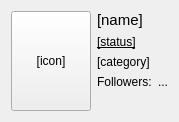
<?xml version="1.0" encoding="UTF-8"?>
<ui version="4.0">
 <class>ChannelObjectWidget</class>
 <widget class="QWidget" name="ChannelObjectWidget">
  <property name="geometry">
   <rect>
    <x>0</x>
    <y>0</y>
    <width>430</width>
    <height>148</height>
   </rect>
  </property>
  <layout class="QHBoxLayout" name="horizontalLayout_2">
   <property name="sizeConstraint">
    <enum>QLayout::SetFixedSize</enum>
   </property>
   <item>
    <widget class="QPushButton" name="btnChannel">
     <property name="sizePolicy">
      <sizepolicy hsizetype="Preferred" vsizetype="Preferred">
       <horstretch>0</horstretch>
       <verstretch>0</verstretch>
      </sizepolicy>
     </property>
     <property name="minimumSize">
      <size>
       <width>0</width>
       <height>100</height>
      </size>
     </property>
     <property name="text">
      <string notr="true">[icon]</string>
     </property>
    </widget>
   </item>
   <item>
    <layout class="QFormLayout" name="formLayout">
     <item row="0" column="0" colspan="2">
      <widget class="QLabel" name="lblName">
       <property name="font">
        <font>
         <pointsize>11</pointsize>
        </font>
       </property>
       <property name="text">
        <string notr="true">[name]</string>
       </property>
      </widget>
     </item>
     <item row="3" column="0">
      <widget class="QLabel" name="lblFollowersLabel">
       <property name="text">
        <string>Followers:</string>
       </property>
      </widget>
     </item>
     <item row="3" column="1">
      <widget class="QLabel" name="lblFollowers">
       <property name="text">
        <string notr="true">...</string>
       </property>
      </widget>
     </item>
     <item row="2" column="0" colspan="2">
      <widget class="QLabel" name="lblCategory">
       <property name="text">
        <string notr="true">[category]</string>
       </property>
      </widget>
     </item>
     <item row="1" column="0" colspan="2">
      <widget class="QLabel" name="lblStatus">
       <property name="sizePolicy">
        <sizepolicy hsizetype="Preferred" vsizetype="Preferred">
         <horstretch>1</horstretch>
         <verstretch>0</verstretch>
        </sizepolicy>
       </property>
       <property name="font">
        <font>
         <underline>true</underline>
        </font>
       </property>
       <property name="text">
        <string notr="true">[status]</string>
       </property>
      </widget>
     </item>
    </layout>
   </item>
  </layout>
 </widget>
 <resources/>
 <connections/>
</ui>
